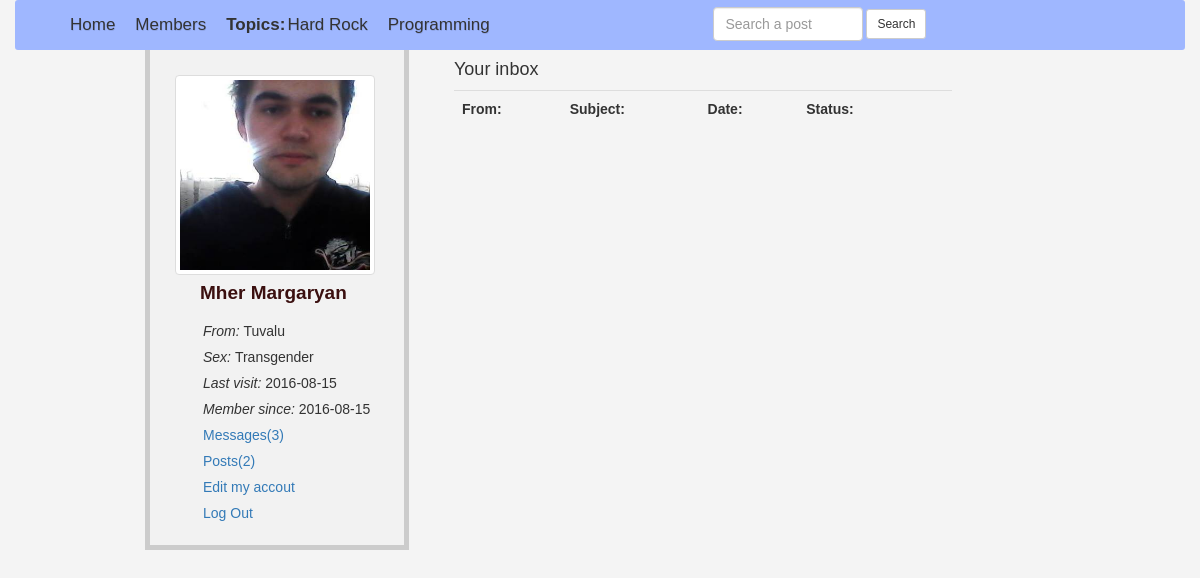
Page /my_messages.php (signed in) on the committed database.
### tables this page shows
CREATE TABLE `topics` (
  `topic_id` int(11) NOT NULL,
  `topic_title` varchar(150) NOT NULL
);

CREATE TABLE `users` (
  `user_id` int(11) NOT NULL,
  `user_firstname` varchar(150) NOT NULL,
  `user_lastname` text NOT NULL,
  `user_email` varchar(1024) NOT NULL,
  `user_password` varchar(150) NOT NULL,
  `user_country` text NOT NULL,
  `user_gender` varchar(150) NOT NULL,
  `user_birthday` date NOT NULL,
  `user_image` text NOT NULL,
  `register_date` date NOT NULL,
  `last_login` date NOT NULL,
  `status` varchar(150) NOT NULL,
  `posts` varchar(150) NOT NULL DEFAULT 'No'
);

### my_messages.php (the view, shortened to what this page needs)
<?php session_start();
require 'includes/connection.php';
if (!isset($_SESSION['email'])) {
	header('location: index.php');
}else {
?>
<!DOCTYPE html>
<html lang="en">
<head>
        <link rel="stylesheet" href="css/bootstrap.min.css">
        <link rel="stylesheet" href="css/home.style.css">
</head>
<body>
	<div class="container">
		<div class="row" id="head_wrap">
			<div class="col-md-7">
				<ul>
					<li><a href="home.php">Home</a></li>
					<li><a href="members.php">Members</a></li>
					<li id="nopadding"><strong>Topics:   </strong></li>
					<?php
						$fetch_topic = "SELECT * FROM `topics` ";
						$fetch_topic_run = mysqli_query($con, $fetch_topic);
						while ($row=mysqli_fetch_array($fetch_topic_run)) {
							$topic_id=$row['topic_id'];
							$topic_title=$row['topic_title'];
							echo "<li><a href='topic.php?topic=$topic_id'> $topic_title</a></li>";
						}
					?>
				</ul>
			</div>
			<div class="col-md-5">
				<form action="results.php" class="form-inline" method="GET" id="searchForm">
					<input type="text" name="search" class="form-control" id="searchBox" placeholder="Search a post">
					<input type="submit" value="Search" class="btn btn-default btn-sm" name="searchBtn">
				</form>
			</div>
		</div>
		<div id="content">
			<div class="row">
				<div class="col-md-3" id="user_details">
					<?php
						$user_current = $_SESSION['email'];
						$get_user = "SELECT * FROM `users` WHERE `user_email` = '$user_current' ";
						$get_user_run = mysqli_query($con, $get_user);
						$row = mysqli_fetch_array($get_user_run);
						$user_id = $row['user_id'];
						$user_image = $row['user_image'];
						$firstName = $row['user_firstname'];
						$lastName = $row['user_lastname'];
						$country = $row['user_country'];
						$sex = $row['user_gender'];
						$register_date = $row['register_date'];
						$last_login = $row['last_login'];
						echo "
						  	<span><img src='user/user_images/$user_image' width='200' height='200' class='thumbnail img-responsive'></span>
						  	<li id='name'>$firstName $lastName</li>
					  	 <ul class='user_list'>
						  	<li> <i> From: </i> $country</li>
						  	<li> <i> Sex: </i> $sex </li>
							<li> <i> Last visit: </i> $last_login</li>
							<li> <i> Member since: </i> $register_date</li>
							<li><a href='my_messages.php?user_id=$user_id'>Messages(3)</a></li>
							<li><a href='my_posts.php?user_id=$user_id'>Posts(2)</a></li>
							<li><a href='edit_profile.php?user_id=$user_id'>Edit my accout</a></li>
							<li><a href='logout.php'>Log Out</a></li>
						  </ul>
						";
					?>
				</div>
				<div class="col-md-9" id="timeline">
					<h4>Your inbox</h4>
					<table class='table table-control'>
						<tr>
							<th>From:</th>
							<th>Subject: </th>
							<th>Date: </th>
							<th>Status: </th>
							<th></th>
						</tr>
					</table>
				</div>
			</div>
		</div>
	</div>
</body>
</html>
<?php } ?>

### css/home.style.css (style rules this page uses)
body { margin: 0; padding: 0; font-family: 'Lucida Grande', sans-serif; background-color: #f4f4f4; outline: none; }
a { text-decoration: none !important; }
ul { list-style: none; }
li { list-style: none; }
#head_wrap { height: 50px; background: #9FB7FF; border-radius: 3px; }
#head_wrap ul { padding-top: 12.8px; list-style: none; }
#head_wrap li { float: left; padding-right: 20px; font-size: 17px; }
#head_wrap ul li a { color: #333; text-shadow: 0.5px 0.5px 0.5px rgba(0,0,0, .1); font-smoothing: antialiased; transition-duration: .3s; -moz-transition-duration: .3s; -webkit-transition-duration: .3s; }
#nopadding { padding-right: 2px!important; }
#searchForm { float: left; margin-top: 7px; }
#searchBox { display: inline; width: 150px; -webkit-transition: width 0.4s ease-in-out; transition: width 0.4s ease-in-out; }
#user_details { background-color: #f2f2f2; padding-top: 25px; padding-left: 25px; padding-right: 0 !important; text-align: left; border-right: 5px solid #ccc; border-bottom: 5px solid #ccc; border-left: 5px solid #ccc; display: block; height: 500px; }
#content { width: 90%; margin: 0 130px; }
#name { position: relative; top: -16px; left: 25px; font-size: 19px; font-weight: bolder; color: #3B1010; }
.user_list { position: relative; top: -4px; right: 15px; }
.user_list li { padding: 3px; }
.user_list li a { text-decoration: none; }
#timeline { margin-left: 30px; width: 50%; display: block; }

### rows in the picture
topics: topic_title "Hard Rock"
topics: topic_title "Programming"
users: user_image (picture), user_firstname "Mher", user_lastname "Margaryan", user_country "Tuvalu", user_gender "Transgender", last_login "2016-08-15", register_date "2016-08-15"
